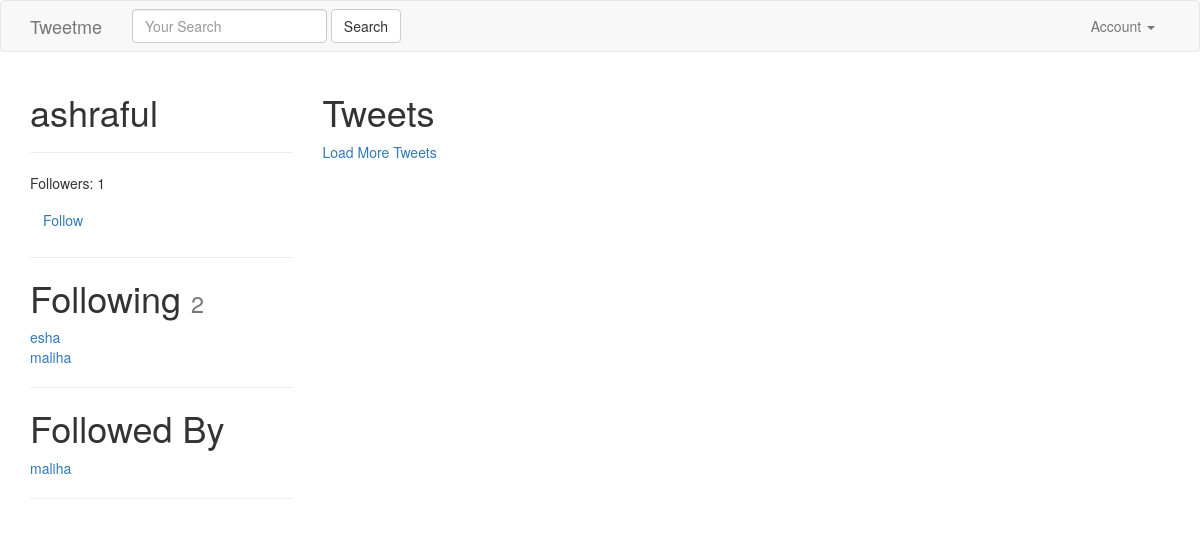
The app's page /ashraful/ (signed in), older data.
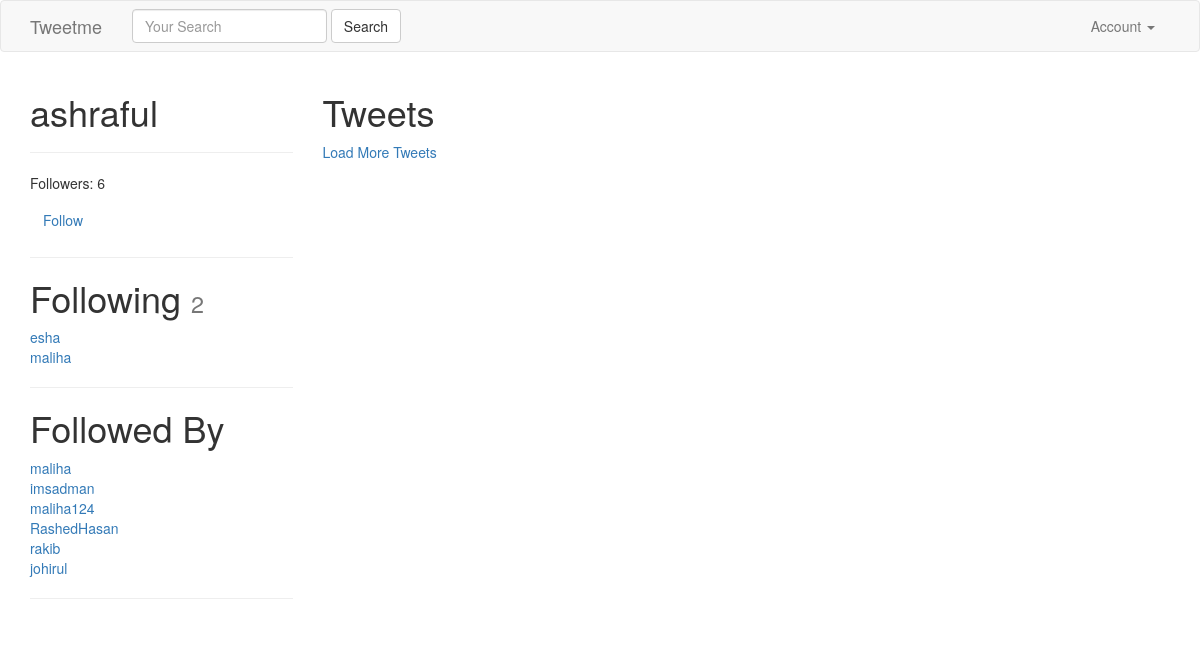
The same page, newer data.
### accounts/models.py (models this page shows, shortened)
class UserProfile(models.Model):
    user        = models.OneToOneField(settings.AUTH_USER_MODEL, related_name='profile') # user.profile
    following   = models.ManyToManyField(settings.AUTH_USER_MODEL, blank=True, related_name='followed_by')
    objects = UserProfileManager() # UserProfile.objects.all()
    def get_following(self):
        users  = self.following.all() # User.objects.all().exclude(username=self.user.username)
        return users.exclude(username=self.user.username)
    def get_follow_url(self):
        return reverse_lazy("profiles:follow", kwargs={"username":self.user.username})
    def get_absolute_url(self):
        return reverse_lazy("profiles:detail", kwargs={"username":self.user.username})

### accounts/views.py (the view)
# urls.py: url(r'^(?P<username>[\w.@+-]+)/$', UserDetailView.as_view(), name='detail'), #tweet/1/
class UserDetailView(DetailView):
    template_name = 'accounts/user_detail.html'
    queryset = User.objects.all()
    def get_object(self):
        return get_object_or_404(
                    User,
                    username__iexact=self.kwargs.get("username")
                    )
    def get_context_data(self, *args, **kwargs):
        context = super(UserDetailView, self).get_context_data(*args, **kwargs)
        following = UserProfile.objects.is_following(self.request.user, self.get_object())
        context['following'] = following
        context['recommended'] = UserProfile.objects.recommended(self.request.user)
        return context

### accounts/models.py (called while the page is built)
    def all(self):
        qs = self.get_queryset().all()
        try:
            if self.instance:
                qs = qs.exclude(user=self.instance)
        except:
            pass
        return qs

    def is_following(self, user, followed_by_user):
        user_profile, created = UserProfile.objects.get_or_create(user=user)
        if created:
            return False
        if followed_by_user in user_profile.following.all():
            return True
        return False

    def recommended(self, user, limit_to=10):
        print (user)
        profile = user.profile
        following = profile.following.all()
        following = profile.get_following()
        qs = self.get_queryset().exclude(user__in=following).exclude(id=profile.id).order_by("?")[:limit_to]
        return qs

### accounts/templates/accounts/user_detail.html (shortened to what this page needs)
{% extends "base.html" %}
{% block content %}
<div class='row'>
    <div class='col-sm-3 col-xs-12'>
        <h1>{{ object.username }} </h1>
        <hr/>
        <p>Followers: {{ object.followed_by.all.count }}</p>
        <p>
            <a class='btn btn-link' href='{{ object.profile.get_follow_url }}'>
                    {% if following %}Unfollow{% else %}Follow{% endif %}
                </a>
        </p>
         <hr/>
          <h1>Following <small>{{ object.profile.get_following.count }}</small></h1>
             {% for user in object.profile.get_following %}
             <a href='/{{ user.username }}'>{{ user.username }}</a><br/>
             {% empty %}
             <h4>Not following any users</h4>
             {% endfor %}
          <hr/>
          <h1>Followed By</h1>
             {% for profile in object.followed_by.all %}
             <a href='/{{ profile.user.username }}'>{{ profile.user.username }}</a><br/>
             {% empty %}
             <h4>Not followed by any users</h4>
             {% endfor %}
          <hr/>
    </div>
    <div class='col-sm-9 col-xs-12'>
         <h1>Tweets</h1>
          <a href='#' id='loadmore'>Load More Tweets</a>
     </div>
</div>
{% endblock content %}

Row changes from the older to the newer data that the page shows:
added UserProfile: user.username "imsadman"
added UserProfile: user.username "maliha124"
added UserProfile: user.username "RashedHasan"
added UserProfile: user.username "rakib"
added UserProfile: user.username "johirul"
Text that changed along with them:
{{ object.followed_by.all.count }}: "1" → "6"
